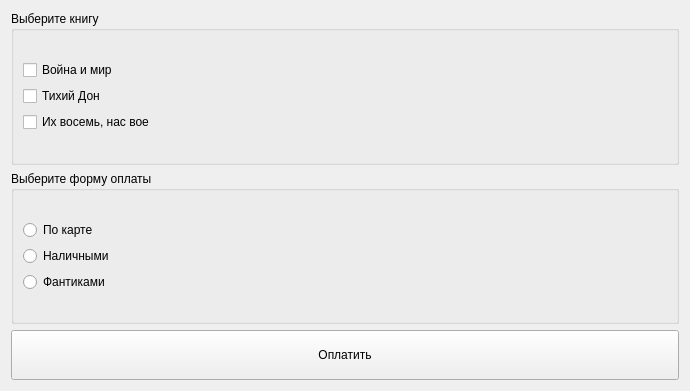
<?xml version="1.0" encoding="UTF-8"?>
<ui version="4.0">
 <class>Form</class>
 <widget class="QWidget" name="Form">
  <property name="geometry">
   <rect>
    <x>0</x>
    <y>0</y>
    <width>690</width>
    <height>391</height>
   </rect>
  </property>
  <property name="windowTitle">
   <string>Form</string>
  </property>
  <layout class="QVBoxLayout" name="verticalLayout_2">
   <item>
    <layout class="QVBoxLayout" name="verticalLayout">
     <item>
      <widget class="QGroupBox" name="groupBox">
       <property name="title">
        <string>Выберите книгу</string>
       </property>
       <layout class="QVBoxLayout" name="verticalLayout_4">
        <item>
         <layout class="QVBoxLayout" name="verticalLayout_3">
          <item>
           <widget class="QCheckBox" name="checkBox">
            <property name="text">
             <string>Война и мир</string>
            </property>
           </widget>
          </item>
          <item>
           <widget class="QCheckBox" name="checkBox_2">
            <property name="text">
             <string>Тихий Дон</string>
            </property>
           </widget>
          </item>
          <item>
           <widget class="QCheckBox" name="checkBox_3">
            <property name="text">
             <string>Их восемь, нас вое</string>
            </property>
           </widget>
          </item>
         </layout>
        </item>
       </layout>
      </widget>
     </item>
     <item>
      <widget class="QGroupBox" name="groupBox_2">
       <property name="title">
        <string>Выберите форму оплаты</string>
       </property>
       <layout class="QVBoxLayout" name="verticalLayout_6">
        <item>
         <layout class="QVBoxLayout" name="verticalLayout_5">
          <item>
           <widget class="QRadioButton" name="radioButton_4">
            <property name="text">
             <string>По карте</string>
            </property>
           </widget>
          </item>
          <item>
           <widget class="QRadioButton" name="radioButton_5">
            <property name="text">
             <string>Наличными</string>
            </property>
           </widget>
          </item>
          <item>
           <widget class="QRadioButton" name="radioButton_6">
            <property name="text">
             <string>Фантиками</string>
            </property>
           </widget>
          </item>
         </layout>
        </item>
       </layout>
      </widget>
     </item>
    </layout>
   </item>
   <item>
    <widget class="QPushButton" name="pushButton">
     <property name="minimumSize">
      <size>
       <width>0</width>
       <height>50</height>
      </size>
     </property>
     <property name="text">
      <string>Оплатить</string>
     </property>
    </widget>
   </item>
  </layout>
 </widget>
 <resources/>
 <connections/>
</ui>
